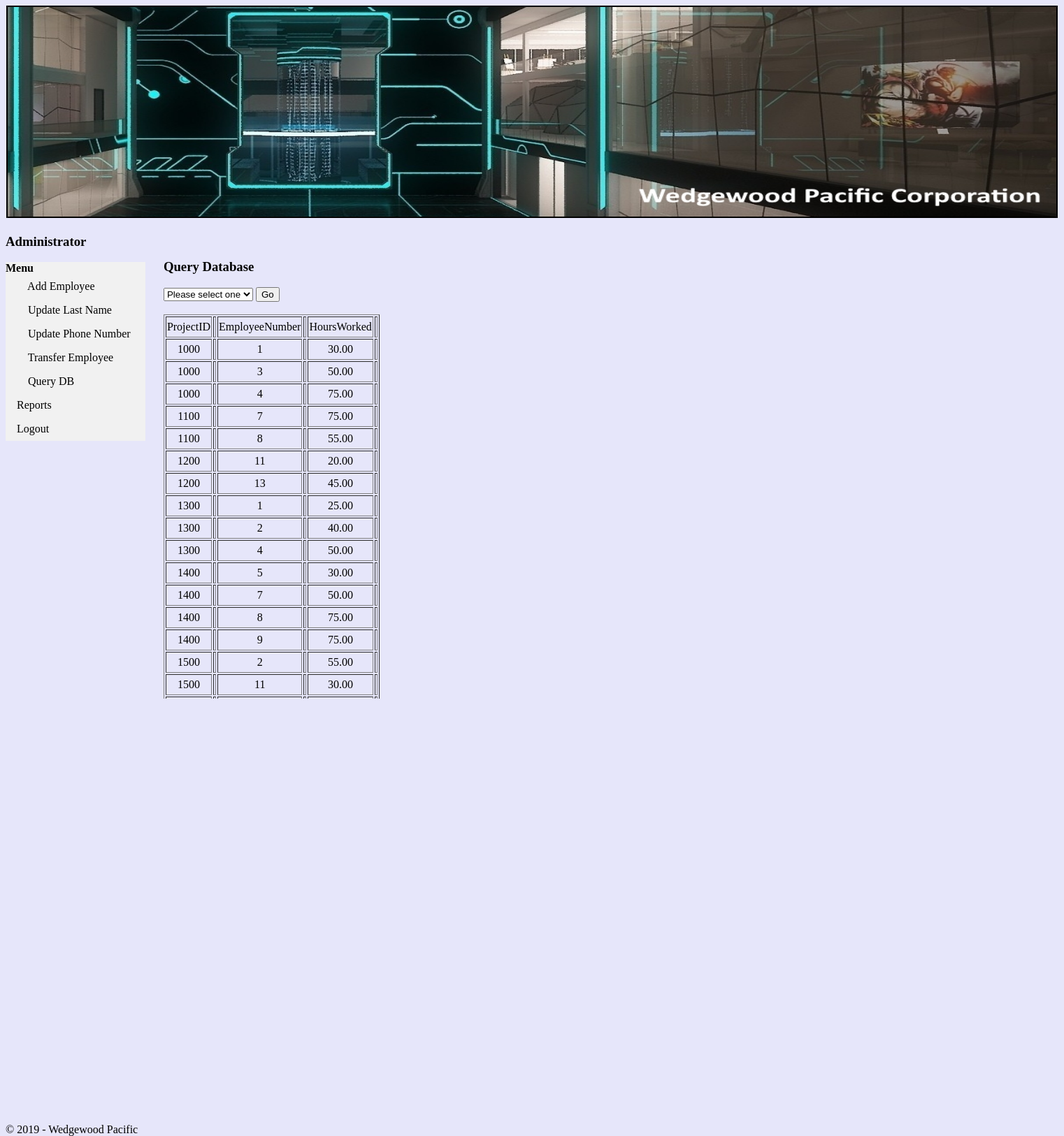
The app's page /PHP/assignment.php with its own data.
### tables this page shows
CREATE TABLE Assignment (
                ProjectID INT NOT NULL,
                EmployeeNumber INT NOT NULL,
                HoursWorked NUMERIC(6,2),
                CONSTRAINT Assignment_PK PRIMARY KEY (ProjectID, EmployeeNumber)
);

### PHP/assignment.php (the view, shortened to what this page needs)
<!DOCTYPE html>
<html>
<head>
<link rel="stylesheet" type="text/css" href="wpstyle.css">
</head>
<body>
<section id="top">
<center><img src="banner.jpg" alt="banner" style="width:1500px;height:300px;" border ="2"></center>
</section>
<section id="menu">
<h3> Administrator </h3>
	<ul>
		<li><b>Menu</b></li>
		<li><a href="newemployee.html">&nbsp &nbsp Add Employee</a></li>
		<li><a href="changelastnm.php">&nbsp &nbsp Update Last Name</a></li>
		<li><a href="changeph.php">&nbsp &nbsp Update Phone Number</a></li>
		<li><a href="moveemp.php">&nbsp &nbsp Transfer Employee</a></li>
		<li><a href="querydb.html">&nbsp &nbsp Query DB</a></li>
		<li><a href="Reports.html">Reports</a></li>
		<li><a href="wphome.html">Logout</a></li>
	</ul>
</section>
<section id="main">
<br>
<br>
<h3>Query Database</h3>
<form name="dropdown">
 <select name="list" id="target">
 <option value="assignment.php">Please select one</option>
 <select>
 <input type=button value="Go" onclick="goToNewPage(document.dropdown.list)">
</form>
<br>
<div style="height:550px;width:375px;font:16px/26px Georgia, Garamond, Serif;overflow:auto;">
                <table border ="1">
        <thead>
            <tr>
                <td><center>ProjectID<td></center>
                <td><center>EmployeeNumber<td></center>
				<td><center>HoursWorked<td></center>
            </tr>
        </thead>
        <tbody>
        <?php
			$servername = "localhost";
			$username = "root";
			$password = "";
			$dbname = "wp";
			$conn = new mysqli($servername, $username, $password, $dbname);
            $results = $conn->query("SELECT * FROM assignment where not employeenumber='10' order by projectid");
            while($row = $results->fetch_assoc()) {
            ?>
                <tr>
                    <td><center><?php echo $row['ProjectID']?><td></center>
                    <td><center><?php echo $row['EmployeeNumber']?><td></center>
					<td><center><?php echo $row['HoursWorked']?><td></center>
                </tr>
            <?php
            }
            ?>
            </tbody>
            </table>
</div>
</section>
<section id="footer">
<footer>
<center>© 2019 - Wedgewood Pacific</center
</footer>
</section>
</body>
</html>

### CSS/wpstyle.css (style rules this page uses)
body { background-color: #E6E6FA; }
ul { list-style-type: none; margin: 0; padding: 0; width: 200px; background-color: #f1f1f1; }
li a { display: block; color: #000; padding: 8px 16px; text-decoration: none; }
section#menu { float: left; width: 15%; height: 800px; }
section#main { float: left; width: 75%; height:800px; }
section#footer { position:fixed; bottom:0; width:50% height:20px; }

### records on screen
assignment: ProjectID "1000", EmployeeNumber "1", HoursWorked "30.00"
assignment: ProjectID "1000", EmployeeNumber "3", HoursWorked "50.00"
assignment: ProjectID "1000", EmployeeNumber "4", HoursWorked "75.00"
assignment: ProjectID "1100", EmployeeNumber "7", HoursWorked "75.00"
assignment: ProjectID "1100", EmployeeNumber "8", HoursWorked "55.00"
assignment: ProjectID "1200", EmployeeNumber "11", HoursWorked "20.00"
assignment: ProjectID "1200", EmployeeNumber "13", HoursWorked "45.00"
assignment: ProjectID "1300", EmployeeNumber "1", HoursWorked "25.00"
assignment: ProjectID "1300", EmployeeNumber "2", HoursWorked "40.00"
assignment: ProjectID "1300", EmployeeNumber "4", HoursWorked "50.00"
assignment: ProjectID "1400", EmployeeNumber "5", HoursWorked "30.00"
assignment: ProjectID "1400", EmployeeNumber "7", HoursWorked "50.00"
assignment: ProjectID "1400", EmployeeNumber "8", HoursWorked "75.00"
assignment: ProjectID "1400", EmployeeNumber "9", HoursWorked "75.00"
assignment: ProjectID "1500", EmployeeNumber "2", HoursWorked "55.00"
assignment: ProjectID "1500", EmployeeNumber "11", HoursWorked "30.00"
